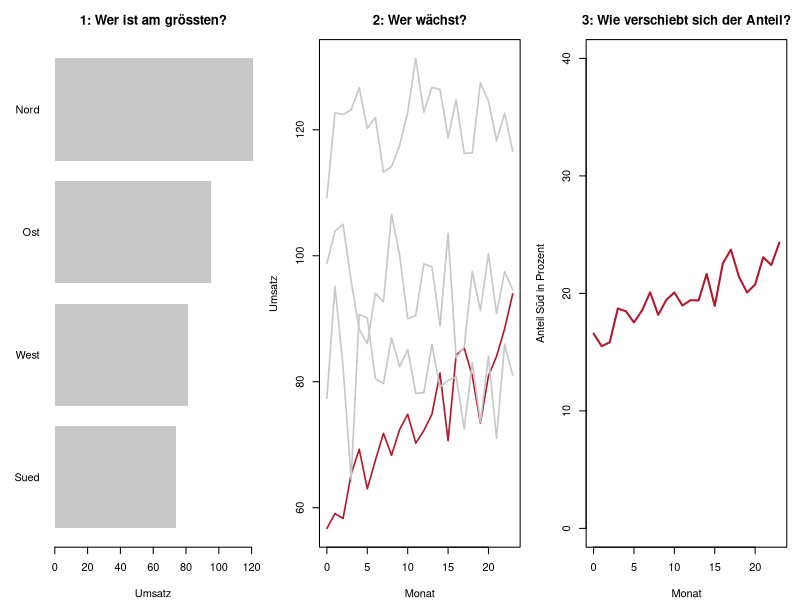
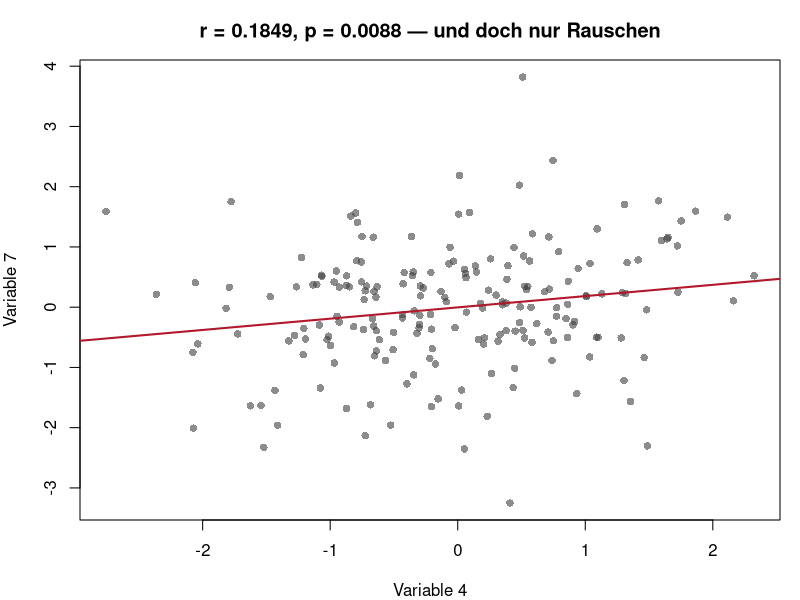
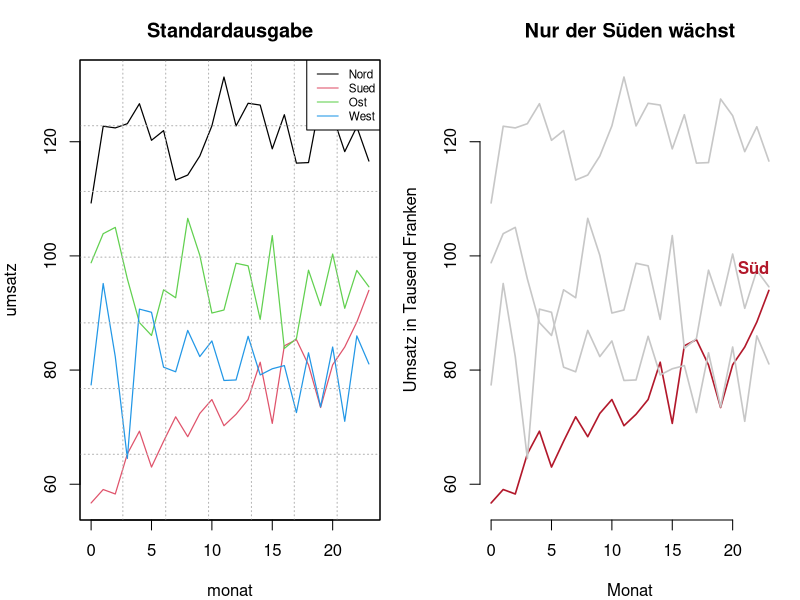
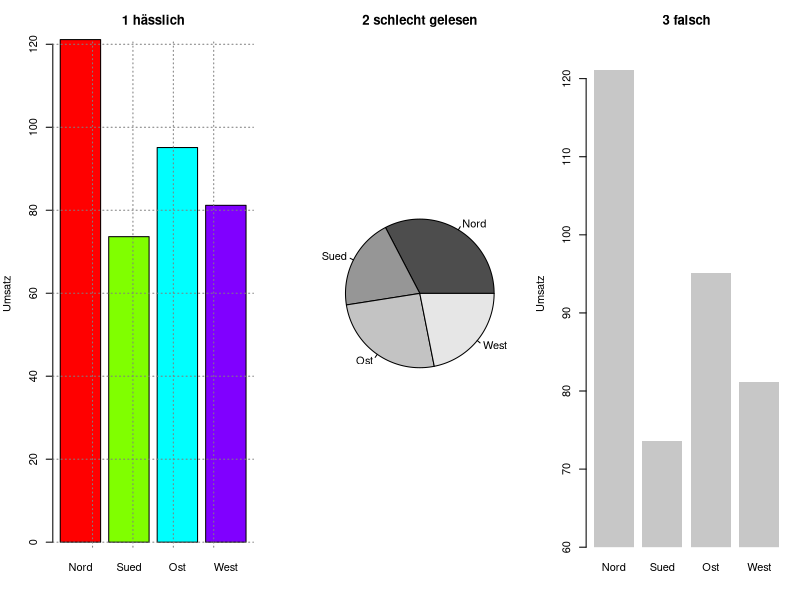

Write R code to recreate these figures, in order.
## ---- chunk 1
#| label: setup-r
#| include: false
library(ggplot2)

theme_set(theme_minimal(base_size = 12))

lehmer <- function(saat, anzahl) {
  s <- saat
  raus <- numeric(anzahl)
  for (k in seq_len(anzahl)) {
    s <- (16807 * s) %% 2147483647
    raus[k] <- s / 2147483647
  }
  raus
}

normalmatrix <- function(saat, zeilen, spalten) {
  matrix(qnorm(lehmer(saat, zeilen * spalten)), nrow = zeilen, byrow = TRUE)
}

akzent <- "#b2182b"
neutral <- "grey78"
## ---- chunk 2
#| label: fig-b1-zb-r
#| fig-cap: "Beispiel 1: dieselben Daten für drei Aussagen."
#| fig-height: 3.2
regionen <- c("Nord", "Sued", "Ost", "West")
Z <- normalmatrix(4711, 4, 24)
zeit <- 0:23
niveau <- c(120, 60, 95, 80)
trend <- c(0.0, 1.2, -0.15, 0.1)
daten <- niveau + trend %o% zeit + Z * 6   # 4 Zeilen, 24 Spalten

kennzahlen <- t(sapply(1:4, function(i) {
  y <- daten[i, ]
  m <- lm(y ~ zeit)
  c(mittel = mean(y), sd = sd(y), steigung = unname(coef(m)[2]))
}))
rownames(kennzahlen) <- regionen
round(kennzahlen, 3)

round(c(groesste_region_mittel = max(kennzahlen[, "mittel"]),
        anteil_sued_monat_1 = daten[2, 1] / sum(daten[, 1]) * 100,
        anteil_sued_monat_24 = daten[2, 24] / sum(daten[, 24]) * 100), 1)

par(mfrow = c(1, 3), mar = c(4, 4, 3, 1))
# Aussage 1: Wer ist am groessten?
barplot(sort(kennzahlen[, "mittel"]), horiz = TRUE, las = 1, col = neutral,
        border = NA, main = "1: Wer ist am grössten?", xlab = "Umsatz")
# Aussage 2: Wer waechst?
matplot(zeit, t(daten), type = "l", lty = 1, lwd = 1.6,
        col = c(neutral, akzent, neutral, neutral),
        xlab = "Monat", ylab = "Umsatz", main = "2: Wer wächst?")
# Aussage 3: Wie verschiebt sich der Anteil?
anteile <- prop.table(daten, margin = 2) * 100
plot(zeit, anteile[2, ], type = "l", lwd = 2, col = akzent, ylim = c(0, 40),
     xlab = "Monat", ylab = "Anteil Süd in Prozent",
     main = "3: Wie verschiebt sich der Anteil?")
par(mfrow = c(1, 1))
## ---- chunk 3
#| label: fig-b2-zb-r
#| fig-cap: "Beispiel 2: das auffälligste der 45 Paare — reines Rauschen."
#| fig-height: 3
p_var <- 10; n <- 200
X <- normalmatrix(1234, p_var, n)

paare <- t(combn(p_var, 2))
ergebnis <- data.frame(
  a = paare[, 1], b = paare[, 2],
  r = apply(paare, 1, function(k) cor(X[k[1], ], X[k[2], ])))
ergebnis$p <- 2 * pt(abs(ergebnis$r) * sqrt((n - 2) / (1 - ergebnis$r^2)),
                     n - 2, lower.tail = FALSE)

c(variablen = p_var, paare = nrow(ergebnis), beobachtungen = n)
round(c(signifikant_bei_0.05 = sum(ergebnis$p < 0.05),
        erwartet = nrow(ergebnis) * 0.05,
        bonferroni_schwelle = 0.05 / nrow(ergebnis),
        signifikant_nach_bonferroni = sum(ergebnis$p < 0.05 / nrow(ergebnis))), 5)

bestes <- ergebnis[which.max(abs(ergebnis$r)), ]
round(bestes, 4)

par(mar = c(4, 4, 3, 1))
plot(X[bestes$a, ], X[bestes$b, ], pch = 16, col = adjustcolor("grey25", 0.6),
     xlab = paste("Variable", bestes$a), ylab = paste("Variable", bestes$b),
     main = sprintf("r = %.4f, p = %.4f — und doch nur Rauschen",
                    bestes$r, bestes$p))
abline(lm(X[bestes$b, ] ~ X[bestes$a, ]), lwd = 2, col = akzent)
## ---- chunk 4
#| label: b3-zb-r
pruefe_trend <- function(y) {
  m <- lm(y ~ zeit)
  s <- summary(m)$coefficients[2, ]
  ki <- unname(confint(m)[2, ])   # unname: sonst heisst die Spalte "unten.2.5 %"
  c(steigung = unname(s[1]), unten = ki[1], oben = ki[2], p = unname(s[4]))
}

pruefung <- t(sapply(1:4, function(i) pruefe_trend(daten[i, ])))
rownames(pruefung) <- regionen
round(pruefung, 4)

# Deckt das Intervall die Null? Dann ist "waechst" oder "faellt" nicht belegt.
data.frame(region = regionen,
           richtung = ifelse(pruefung[, "unten"] > 0, "waechst",
                             ifelse(pruefung[, "oben"] < 0, "faellt", "nicht belegt")))
## ---- chunk 5
#| label: fig-b4-zb-r
#| fig-cap: "Beispiel 4: links die Standardausgabe, rechts die aufgeräumte Fassung."
#| fig-height: 3.4
elemente <- data.frame(
  art = c("Datenmarken", "Gitterlinien", "Achsenticks",
          "Legendeneinträge", "Rahmenlinien", "Titel", "Anmerkungen"),
  explorativ = c(96, 14, 18, 4, 4, 0, 0),
  erklaerend = c(96, 4, 10, 0, 0, 1, 2))
elemente

for (sp in c("explorativ", "erklaerend")) {
  daten_marken <- elemente[1, sp]
  rest <- sum(elemente[-1, sp])
  cat(sprintf("%-12s Datenmarken %d, andere Elemente %d, Anteil Daten %.1f Prozent\n",
              sp, daten_marken, rest, daten_marken / (daten_marken + rest) * 100))
}

lang <- data.frame(
  region = rep(regionen, each = 24),
  monat = rep(zeit, times = 4),
  umsatz = as.vector(t(daten)))

par(mfrow = c(1, 2), mar = c(4, 4, 3, 1))
matplot(zeit, t(daten), type = "l", lty = 1, lwd = 1.2, col = 1:4,
        xlab = "monat", ylab = "umsatz", main = "Standardausgabe")
grid(nx = 7, ny = 7, col = "grey70")
legend("topright", legend = regionen, col = 1:4, lty = 1, cex = 0.7)
box()

matplot(zeit, t(daten), type = "l", lty = 1, lwd = 1.6,
        col = c(neutral, akzent, neutral, neutral), bty = "n",
        xlab = "Monat", ylab = "Umsatz in Tausend Franken",
        main = "Nur der Süden wächst")
text(23, daten[2, 24] + 4, "Süd", col = akzent, adj = 1, font = 2)
par(mfrow = c(1, 1))
## ---- chunk 6
#| label: fig-b5-zb-r
#| fig-cap: "Beispiel 5: hässlich, schlecht gelesen, falsch."
#| fig-height: 3
mittel <- kennzahlen[, "mittel"]

# 1 haesslich: nichts stimmt inhaltlich nicht
c(ablesefehler_haesslich = 0)

# 2 schlecht gelesen: Torte statt Balken
grad <- mittel / sum(mittel) * 360
paare <- t(combn(4, 2))
winkel_diff <- apply(paare, 1, function(k) abs(grad[k[1]] - grad[k[2]]))
c(paare_unter_15_grad = sum(winkel_diff < 15), paare = length(winkel_diff))

# 3 falsch: Balkenachse ab 60
laengen <- mittel - 60
round(c(echtes_verhaeltnis = max(mittel) / min(mittel),
        dargestelltes_verhaeltnis = max(laengen) / min(laengen),
        verzerrung = (max(laengen) / min(laengen)) / (max(mittel) / min(mittel))), 2)

par(mfrow = c(1, 3), mar = c(4, 4, 3, 1))
barplot(mittel, names.arg = regionen, col = rainbow(4), border = "black",
        ylab = "Umsatz", main = "1 hässlich")
grid(col = "grey50")
pie(mittel, labels = regionen, col = grey.colors(4), main = "2 schlecht gelesen")
barplot(mittel, names.arg = regionen, col = neutral, border = NA,
        ylim = c(60, 125), xpd = FALSE, ylab = "Umsatz", main = "3 falsch")
par(mfrow = c(1, 1))
